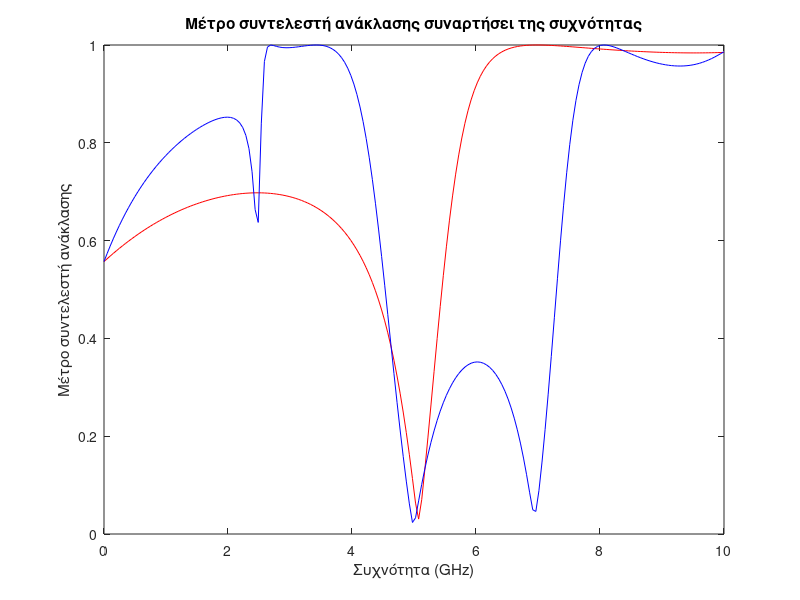

Here is the MATLAB script that generated this plot: (Note: this script raises an error after producing the figure.)
%% 2.3 (b) Karatis Dimitrios 10775

clear;
function Gamma = Find_Gamma(l1,l2,f,f0)
    % Δεδομένα
    %f0 = 5e9; % Κεντρική συχνότητα σε Hz
    c0 = 3e8; % Ταχύτητα φωτός σε  in m/s
    lambda0 = c0 / f0; % Μήκος κύματος σε μέτρα
    d = lambda0 / 8; % Απόσταση μεταξύ ανοιχτοκυκλωμένων κλαδωτών
    N = 201; % Αριθμός τιμών συχνότητας
    Z0 = 50; % Χαρακτηριστική αντίσταση γραμμών σε Ω
    ZL = 20 - 1j*30; % Τιμή φορτίου σε Ω

    % Μήκη γραμμών μεταφοράς
    L1 = l1 * lambda0; % Μήκος ανοιχτοκυκλωμένης γραμμής 1
    L2 = l2 * lambda0; % Μήκος ανοιχτοκυκλωμένης γραμμής 2

    % Σταθερά διάδοσης β
    beta = (2*pi*f/f0) / lambda0; 

    YL = 1 ./ ZL;
    Z1in_open = -1*1i*Z0*cot(beta*L1); % Αντίσταση εισόδου ανοιχτοκυκλωμένης γραμμής 1
    Y1in_open = 1 ./ Z1in_open;

    Y1 = YL + Y1in_open;
    Z1 = 1 ./ Y1;

    Z2 = Z0 * (Z1 + 1i*Z0*tan(beta*d)) ./ (Z0 + 1i*Z1.*tan(beta*d));
    Y2 = 1 ./ Z2;

    Z2in_open = -1*1i*Z0*cot(beta*L2); % Αντίσταση εισόδου ανοιχτοκυκλωμένης γραμμής 2
    Y2in_open = 1 ./ Z2in_open;

    Yin = Y2 + Y2in_open;
    Zin = 1 ./ Yin;

    % Υπολογισμός του μέτρου του συντελεστή ανάκλασης Γ στην είσοδο
    Gamma = abs((Zin - Z0) ./ (Zin + Z0));
end

% Συχνότητες
f0 = 5e9;
N=201;
f = 0:(2*f0/N):(2*f0); % Διάνυσμα συχνοτήτων


% Εμφάνιση του γραφήματος σε καθαρό αριθμό
figure;
plot(f / 10^9, Find_Gamma(0.108, 0.179, f, f0), 'r', 'DisplayName', 'Μικρά μήκη');
xlabel('Συχνότητα (GHz)');
ylabel('Μέτρο συντελεστή ανάκλασης');
title({'Μέτρο συντελεστή ανάκλασης συναρτήσει της συχνότητας'});
hold on;
plot(f / 10^9, Find_Gamma(0.365, 0.465, f, f0), 'b', 'DisplayName', 'Μεγάλα μήκη');
xlabel('Συχνότητα (GHz)');
ylabel('Μέτρο συντελεστή ανάκλασης');
title({'Μέτρο συντελεστή ανάκλασης συναρτήσει της συχνότητας'});
yline(0.316, '--k', 'DisplayName', '|Γ| = 0.316');
hold off;
legend()

